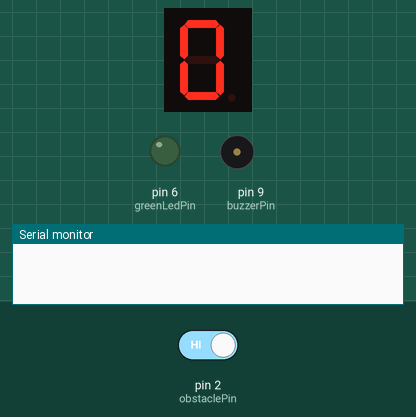
This sketch was run on a simulated Arduino Uno, built with avr-gcc and run on an emulated ATmega328P. On the bench: 1-digit seven-segment display, output pins drawn as LEDs (lit = HIGH), buzzer (waves = sounding, pin HIGH), the last lines printed to the serial monitor. Wiring (inferred from the names in the program): 1-digit 7-segment display, segments lit when HIGH: segments pin 3, pin 4, pin 7, pin 8, pin 10, pin 11, pin 12, pin 5. The inputs (shaded band) are chosen by the test bench; at power-on: pin 2 (obstaclePin) HIGH. The segment pins are drawn as the display they are named for; pins used as bus, display or sensor lines are not drawn.

Above: at 2.1 s.
2.2 s: pin 2 (obstaclePin) driven LOW
At 3.2 s:
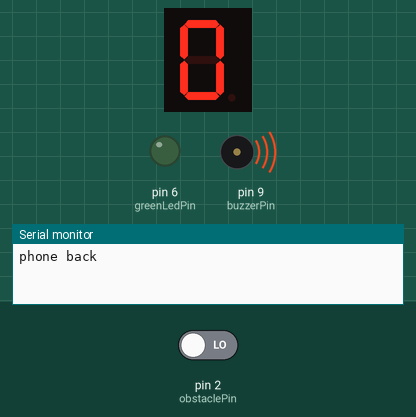
5.2 s: pin 2 (obstaclePin) driven HIGH
At 7.7 s:
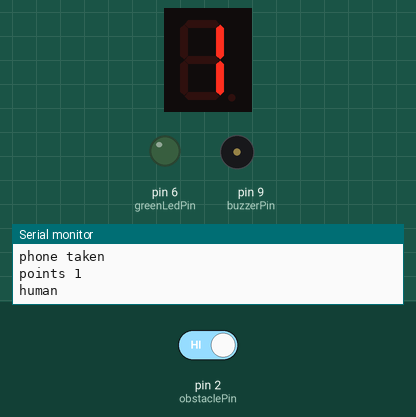
Timing chart, 0 to 9.2 s (numbered marks = the images above; inputs shaded):
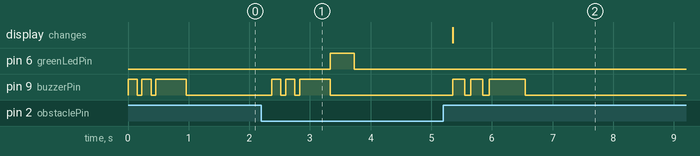

The sketch:

GoblinTester.ino
```cpp
const int obstaclePin=2;
const int greenLedPin=6;
const int redLedPin=5;
const int buzzerPin=9;
const int segA=3;
const int segB=4;
const int segC=7;
const int segD=8;
const int segE=10;
const int segF=11;
const int segG=12;
const bool obstacleActiveLow=true;
const bool commonAnode=false;
int goblinPoints=0;
int pickupCount=0;
bool phoneWasThere=false;

unsigned long previousPickupTime=0;
unsigned long focusStartTime=0;
unsigned long lastSensorChange=0;
bool lastRawPhone=false;
bool phoneThere=false;

const unsigned long focusInterval=3600000;
const unsigned long spamPickupLimit=5000;
const unsigned long sensorDelay=120;
void beep(int onTime,int offTime){
  digitalWrite(buzzerPin,HIGH);
  delay(onTime);
  digitalWrite(buzzerPin,LOW);
  delay(offTime);
}
void sadTrombone(){
  beep(200,100);beep(200,100);beep(600,0);
}
void surprise(){
  beep(80,40);beep(700,0);
}
void angryChicken(){
  for(int i=0;i<10;i++)beep(30,30);
}
void alarmSiren(){
  for(int i=0;i<3;i++){
    for(int j=0;j<4;j++)beep(60,40);
    delay(200);
  }
}
void victoryJingle(){
  beep(150,80);beep(150,80);beep(500,0);
}
void flashLed(int pin,int timeOn){
  digitalWrite(pin,HIGH);
  delay(timeOn);
  digitalWrite(pin,LOW);
}

bool readPhoneSensor(){
  int v=digitalRead(obstaclePin);
  if(obstacleActiveLow)return v==LOW;
  return v==HIGH;
}
void segWrite(int pin,bool on){
  if(commonAnode)digitalWrite(pin,on?LOW:HIGH);
  else digitalWrite(pin,on?HIGH:LOW);
}
void showDigit(int n){
  if(n<0)n=0;
  if(n>9)n=9;
  bool nums[10][7]={
    {1,1,1,1,1,1,0},
    {0,1,1,0,0,0,0},
    {1,1,0,1,1,0,1},
    {1,1,1,1,0,0,1},
    {0,1,1,0,0,1,1},
    {1,0,1,1,0,1,1},
    {1,0,1,1,1,1,1},
    {1,1,1,0,0,0,0},
    {1,1,1,1,1,1,1},
    {1,1,1,1,0,1,1}
  };
  segWrite(segA,nums[n][0]);segWrite(segB,nums[n][1]);segWrite(segC,nums[n][2]);
  segWrite(segD,nums[n][3]);segWrite(segE,nums[n][4]);segWrite(segF,nums[n][5]);segWrite(segG,nums[n][6]);
}
void printLevel(){
  Serial.print("points ");Serial.println(goblinPoints);
  if(goblinPoints<=2)Serial.println("human");
  else if(goblinPoints<=5)Serial.println("little goblin");
  else if(goblinPoints<=9)Serial.println("full goblin");
  else Serial.println("doomscroll beast");
}
void setPoints(int n){
  goblinPoints=n;
  if(goblinPoints<0)goblinPoints=0;
  showDigit(goblinPoints);
}
void phoneTaken(unsigned long t){
  Serial.println("phone taken");
  pickupCount++;
  setPoints(goblinPoints+1);

  bool tooFast=previousPickupTime>0&&t-previousPickupTime<spamPickupLimit;
  if(tooFast){
    setPoints(goblinPoints+2);
    Serial.println("again too fast");
    alarmSiren();flashLed(redLedPin,300);
  }
  else if(pickupCount>=10){
    Serial.println("too many times");
    angryChicken();flashLed(redLedPin,300);
  }
  else if(pickupCount==7){
    sadTrombone();flashLed(redLedPin,300);
  }
  else if(pickupCount==5)surprise();
  else sadTrombone();

  previousPickupTime=t;
  printLevel();
}
void phoneBack(){
  Serial.println("phone back");
  victoryJingle();flashLed(greenLedPin,400);
}
void focusHour(unsigned long t){
  Serial.println("focus hour");
  setPoints(goblinPoints-2);
  pickupCount=0;
  previousPickupTime=0;
  focusStartTime=t;
  victoryJingle();flashLed(greenLedPin,500);
  printLevel();
}
void setup(){
  pinMode(obstaclePin,INPUT_PULLUP);
  pinMode(greenLedPin,OUTPUT);pinMode(redLedPin,OUTPUT);pinMode(buzzerPin,OUTPUT);
  pinMode(segA,OUTPUT);pinMode(segB,OUTPUT);pinMode(segC,OUTPUT);pinMode(segD,OUTPUT);
  pinMode(segE,OUTPUT);pinMode(segF,OUTPUT);pinMode(segG,OUTPUT);

  Serial.begin(9600);
  focusStartTime=millis();
  phoneThere=readPhoneSensor();
  phoneWasThere=phoneThere;
  lastRawPhone=phoneThere;
  showDigit(0);
  victoryJingle();
}
void loop(){
  unsigned long now=millis();
  bool raw=readPhoneSensor();

  if(raw!=lastRawPhone){
    lastSensorChange=now;
    lastRawPhone=raw;
  }
  if(now-lastSensorChange>sensorDelay)phoneThere=raw;
  if(phoneWasThere&&!phoneThere)phoneTaken(now);
  if(!phoneWasThere&&phoneThere)phoneBack();
  phoneWasThere=phoneThere;

  if(now-focusStartTime>=focusInterval)focusHour(now);
  if(goblinPoints>=10){
    flashLed(redLedPin,150);
    delay(150);
  }
  delay(30);
}
```

Measured:
- after the input at 2.2 s, pin 6 (greenLedPin): LOW → HIGH after 1.1 s, → LOW 0.40 s later; pin 9 (buzzerPin): goes HIGH 0.15 s, LOW 0.08 s, HIGH 0.15 s, LOW 0.08 s, HIGH 0.50 s, then LOW, starting after 0.17 s
- after the input at 5.2 s, pin 9 (buzzerPin): goes HIGH 0.20 s, LOW 0.10 s, HIGH 0.20 s, LOW 0.10 s, HIGH 0.60 s, then LOW, starting after 0.15 s; the display: changes after 0.15 s (image 2)
